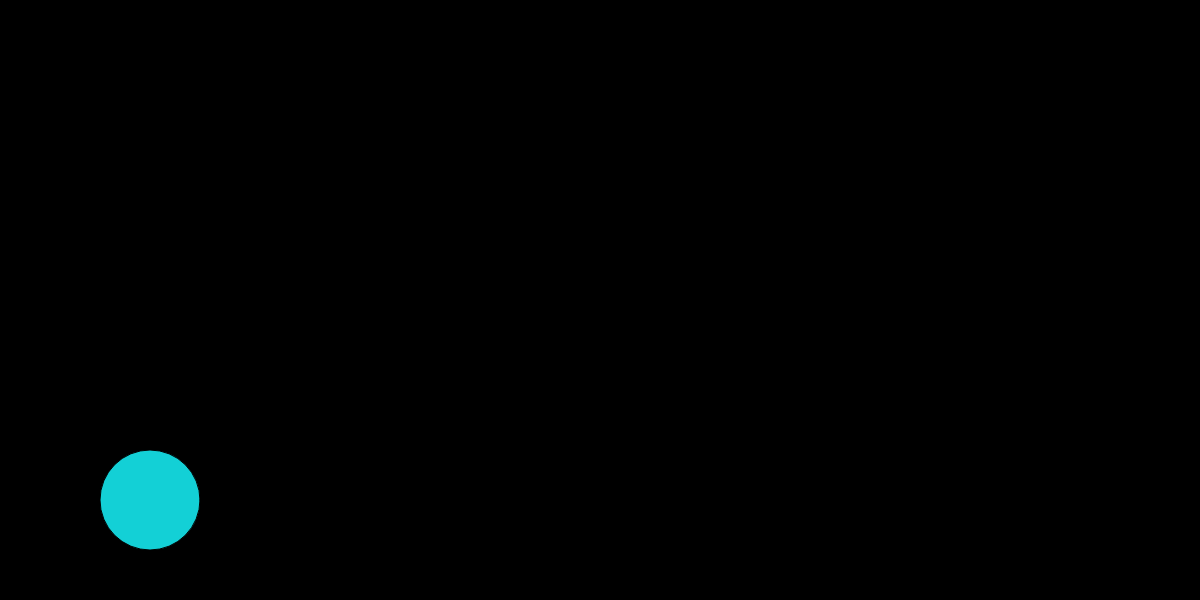
Frame 1 (no input)
Frame 60 (no input): identical to frame 1, image omitted
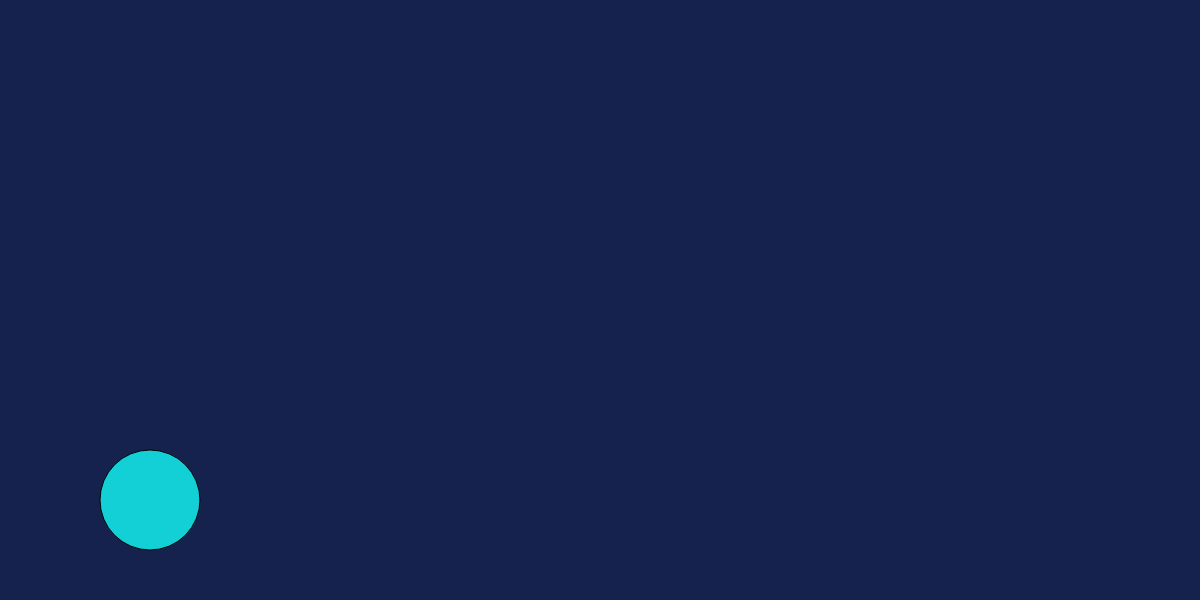
Frame 120 (the mouse pressed at the canvas centre since frame 60)

The p5.js sketch that drew these frames (run headless with seeded random() and noise() and a simulated clock; from frame 60 on, the mouse is pressed at the canvas centre):

// p5.js sketch
// ── sketch.js
function setup() {
// create a canvas to draw my portrait on
    createCanvas( 1200, 600 );

}


function draw() {
// set the background color
    background('rgb(0, 0, 0)');
// when mouse is clicked back ground changes dark blue
  if (mouseIsPressed) {
    background('rgb(21, 34, 77)');

} else {

}

  print(mouseIsPressed);

//draw a blue cat //////////////////////

//head
  push();
  fill('rgb(19, 208, 214)');
  ellipse(150, 500, 100, 100);

  pop();
}
